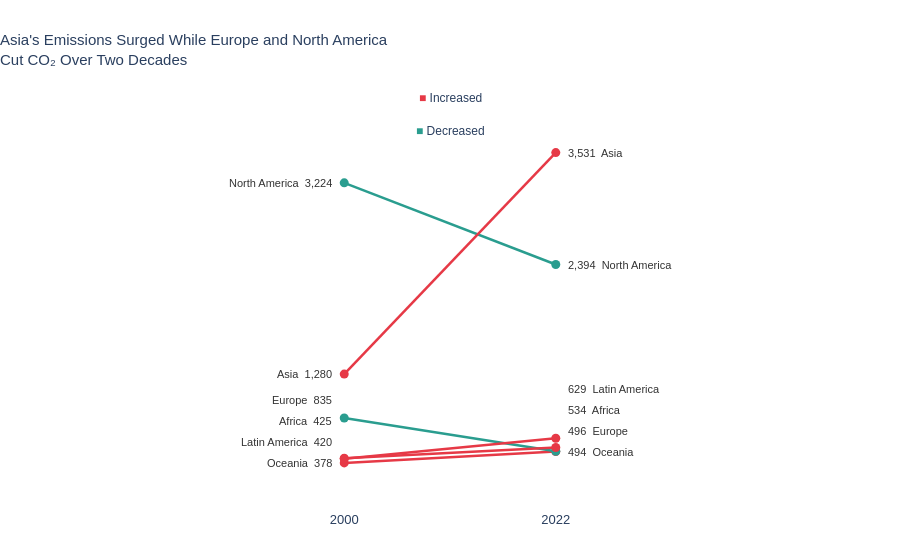

Notebook cell for this chart:
### Markdown cell above
---
## Task 2 — Slopegraph: Regional Change 2000 vs 2022

**What to build:** A slopegraph comparing **average regional CO2 emissions** between 2000 and 2022.

**Requirements:**
- One line per region (not per country — aggregate first)
- Colour: regions that increased = one colour; decreased = another
- Values labelled at both ends of each line
- No y-axis tick labels (the endpoint labels make them redundant)
- Insight title stating which regions moved most

> 💡 `df.groupby(['Region','Year'])['CO2_Mt'].mean().reset_index()` then filter to 2000 and 2022

### Code cell
# Task 2 — Slopegraph: regional averages 2000 vs 2022
region_agg = (df.groupby(['Region', 'Year'])['CO2_Mt']
              .mean().reset_index())
slope_df = region_agg[region_agg['Year'].isin([2000, 2022])].copy()

pivot = (slope_df.pivot(index='Region', columns='Year', values='CO2_Mt')
         .reset_index())
pivot.columns = ['Region', 'val_2000', 'val_2022']
pivot['increased'] = pivot['val_2022'] > pivot['val_2000']
pivot['color'] = pivot['increased'].map({True: '#E63946', False: '#2A9D8F'})
pivot = pivot.sort_values('val_2022').reset_index(drop=True)

def spread_label_positions(values, min_gap):
    """Push label y-positions apart so no two are closer than min_gap."""
    indexed = sorted(enumerate(values), key=lambda x: x[1])
    positions = [v for _, v in indexed]
    orig_indices = [i for i, _ in indexed]
    for i in range(1, len(positions)):
        if positions[i] - positions[i - 1] < min_gap:
            positions[i] = positions[i - 1] + min_gap
    result = [0.0] * len(values)
    for rank, orig_idx in enumerate(orig_indices):
        result[orig_idx] = positions[rank]
    return result

y_max_data = max(pivot['val_2000'].max(), pivot['val_2022'].max())
min_gap = y_max_data * 0.06   # ~6% of y-range keeps font-11 labels clear

left_pos  = spread_label_positions(pivot['val_2000'].tolist(), min_gap)
right_pos = spread_label_positions(pivot['val_2022'].tolist(), min_gap)
y_ceiling = max(max(left_pos), max(right_pos)) * 1.18

fig = go.Figure()

for idx, (_, row) in enumerate(pivot.iterrows()):
    fig.add_trace(go.Scatter(
        x=[2000, 2022],
        y=[row['val_2000'], row['val_2022']],
        mode='lines+markers',
        line=dict(color=row['color'], width=2.5),
        marker=dict(size=9, color=row['color']),
        showlegend=False,
        hovertemplate=f"{row['Region']}: %{{y:,.0f}} Mt<extra></extra>"
    ))
    # Left label (adjusted y to avoid overlap)
    fig.add_annotation(
        x=2000, y=left_pos[idx],
        text=f"{row['Region']}  {row['val_2000']:,.0f}",
        xanchor='right', xshift=-10, showarrow=False,
        font=dict(family='Arial', size=11, color='#333333')
    )
    # Right label (adjusted y to avoid overlap)
    fig.add_annotation(
        x=2022, y=right_pos[idx],
        text=f"{row['val_2022']:,.0f}  {row['Region']}",
        xanchor='left', xshift=10, showarrow=False,
        font=dict(family='Arial', size=11, color='#333333')
    )

# Colour-key annotations positioned above the data
fig.add_annotation(x=2011, y=y_ceiling * 0.98,
    text='<span style="color:#E63946">■</span> Increased',
    showarrow=False, font=dict(family='Arial', size=12))
fig.add_annotation(x=2011, y=y_ceiling * 0.90,
    text='<span style="color:#2A9D8F">■</span> Decreased',
    showarrow=False, font=dict(family='Arial', size=12))

fig.update_layout(
    title=dict(
        text="Asia's Emissions Surged While Europe and North America<br>Cut CO₂ Over Two Decades",
        font=dict(family='Arial', size=15), x=0
    ),
    xaxis=dict(
        tickvals=[2000, 2022], ticktext=['2000', '2022'],
        showgrid=False, showline=False, range=[1985, 2037],
        tickfont=dict(family='Arial', size=13)
    ),
    yaxis=dict(
        showticklabels=False, showgrid=False,
        showline=False, zeroline=False,
        range=[-100, y_ceiling]
    ),
    plot_bgcolor='white', paper_bgcolor='white',
    margin=dict(l=200, r=200, t=90, b=50)
)

fig.show()

### Figure 1 — Plotly figure (JSON) as saved in the notebook; plotly's stock layout.template omitted (floating-point values rounded to 4 significant figures)
{"data": [{"hovertemplate": "Oceania: %{y:,.0f} Mt<extra></extra>", "line": {"color": "#E63946", "width": 2.5}, "marker": {"color": "#E63946", "size": 9}, "mode": "lines+markers", "showlegend": false, "type": "scatter", "x": [2000, 2022], "y": [378.4, 493.7]}, {"hovertemplate": "Europe: %{y:,.0f} Mt<extra></extra>", "line": {"color": "#2A9D8F", "width": 2.5}, "marker": {"color": "#2A9D8F", "size": 9}, "mode": "lines+markers", "showlegend": false, "type": "scatter", "x": [2000, 2022], "y": [834.9, 496.5]}, {"hovertemplate": "Africa: %{y:,.0f} Mt<extra></extra>", "line": {"color": "#E63946", "width": 2.5}, "marker": {"color": "#E63946", "size": 9}, "mode": "lines+markers", "showlegend": false, "type": "scatter", "x": [2000, 2022], "y": [425.4, 534.4]}, {"hovertemplate": "Latin America: %{y:,.0f} Mt<extra></extra>", "line": {"color": "#E63946", "width": 2.5}, "marker": {"color": "#E63946", "size": 9}, "mode": "lines+markers", "showlegend": false, "type": "scatter", "x": [2000, 2022], "y": [419.9, 629.1]}, {"hovertemplate": "North America: %{y:,.0f} Mt<extra></extra>", "line": {"color": "#2A9D8F", "width": 2.5}, "marker": {"color": "#2A9D8F", "size": 9}, "mode": "lines+markers", "showlegend": false, "type": "scatter", "x": [2000, 2022], "y": [3224.0, 2394.0]}, {"hovertemplate": "Asia: %{y:,.0f} Mt<extra></extra>", "line": {"color": "#E63946", "width": 2.5}, "marker": {"color": "#E63946", "size": 9}, "mode": "lines+markers", "showlegend": false, "type": "scatter", "x": [2000, 2022], "y": [1280.0, 3531.0]}], "layout": {"annotations": [{"font": {"color": "#333333", "family": "Arial", "size": 11}, "showarrow": false, "text": "Oceania  378", "x": 2000, "xanchor": "right", "xshift": -10, "y": 378.4}, {"font": {"color": "#333333", "family": "Arial", "size": 11}, "showarrow": false, "text": "494  Oceania", "x": 2022, "xanchor": "left", "xshift": 10, "y": 493.7}, {"font": {"color": "#333333", "family": "Arial", "size": 11}, "showarrow": false, "text": "Europe  835", "x": 2000, "xanchor": "right", "xshift": -10, "y": 1014.0}, {"font": {"color": "#333333", "family": "Arial", "size": 11}, "showarrow": false, "text": "496  Europe", "x": 2022, "xanchor": "left", "xshift": 10, "y": 705.6}, {"font": {"color": "#333333", "family": "Arial", "size": 11}, "showarrow": false, "text": "Africa  425", "x": 2000, "xanchor": "right", "xshift": -10, "y": 802.1}, {"font": {"color": "#333333", "family": "Arial", "size": 11}, "showarrow": false, "text": "534  Africa", "x": 2022, "xanchor": "left", "xshift": 10, "y": 917.4}, {"font": {"color": "#333333", "family": "Arial", "size": 11}, "showarrow": false, "text": "Latin America  420", "x": 2000, "xanchor": "right", "xshift": -10, "y": 590.3}, {"font": {"color": "#333333", "family": "Arial", "size": 11}, "showarrow": false, "text": "629  Latin America", "x": 2022, "xanchor": "left", "xshift": 10, "y": 1129.0}, {"font": {"color": "#333333", "family": "Arial", "size": 11}, "showarrow": false, "text": "North America  3,224", "x": 2000, "xanchor": "right", "xshift": -10, "y": 3224.0}, {"font": {"color": "#333333", "family": "Arial", "size": 11}, "showarrow": false, "text": "2,394  North America", "x": 2022, "xanchor": "left", "xshift": 10, "y": 2394.0}, {"font": {"color": "#333333", "family": "Arial", "size": 11}, "showarrow": false, "text": "Asia  1,280", "x": 2000, "xanchor": "right", "xshift": -10, "y": 1280.0}, {"font": {"color": "#333333", "family": "Arial", "size": 11}, "showarrow": false, "text": "3,531  Asia", "x": 2022, "xanchor": "left", "xshift": 10, "y": 3531.0}, {"font": {"family": "Arial", "size": 12}, "showarrow": false, "text": "<span style=\"color:#E63946\">■</span> Increased", "x": 2011, "y": 4083.0}, {"font": {"family": "Arial", "size": 12}, "showarrow": false, "text": "<span style=\"color:#2A9D8F\">■</span> Decreased", "x": 2011, "y": 3750.0}], "margin": {"b": 50, "l": 200, "r": 200, "t": 90}, "paper_bgcolor": "white", "plot_bgcolor": "white", "title": {"font": {"family": "Arial", "size": 15}, "text": "Asia's Emissions Surged While Europe and North America<br>Cut CO₂ Over Two Decades", "x": 0}, "xaxis": {"range": [1985, 2037], "showgrid": false, "showline": false, "tickfont": {"family": "Arial", "size": 13}, "ticktext": ["2000", "2022"], "tickvals": [2000, 2022]}, "yaxis": {"range": [-100, 4167.0], "showgrid": false, "showline": false, "showticklabels": false, "zeroline": false}}}
